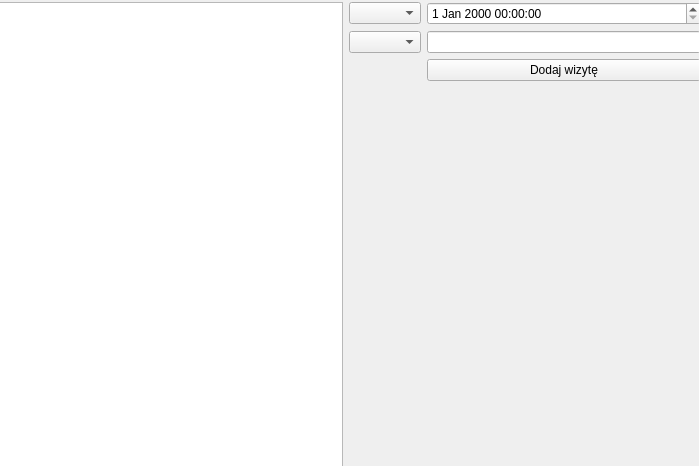
<?xml version="1.0" encoding="UTF-8"?>
<ui version="4.0">
 <class>Appointments</class>
 <widget class="QWidget" name="Appointments">
  <property name="geometry">
   <rect>
    <x>0</x>
    <y>0</y>
    <width>699</width>
    <height>466</height>
   </rect>
  </property>
  <property name="maximumSize">
   <size>
    <width>699</width>
    <height>16777215</height>
   </size>
  </property>
  <property name="windowTitle">
   <string>Appointments</string>
  </property>
  <widget class="QWidget" name="horizontalLayoutWidget">
   <property name="geometry">
    <rect>
     <x>-10</x>
     <y>2</y>
     <width>711</width>
     <height>471</height>
    </rect>
   </property>
   <layout class="QHBoxLayout" name="horizontalLayout">
    <property name="sizeConstraint">
     <enum>QLayout::SizeConstraint::SetDefaultConstraint</enum>
    </property>
    <item>
     <widget class="QTableWidget" name="tableWidget"/>
    </item>
    <item>
     <layout class="QFormLayout" name="formLayout">
      <property name="fieldGrowthPolicy">
       <enum>QFormLayout::FieldGrowthPolicy::AllNonFixedFieldsGrow</enum>
      </property>
      <property name="rowWrapPolicy">
       <enum>QFormLayout::RowWrapPolicy::WrapLongRows</enum>
      </property>
      <item row="0" column="0">
       <widget class="QComboBox" name="comboClient"/>
      </item>
      <item row="1" column="0">
       <widget class="QComboBox" name="comboService"/>
      </item>
      <item row="0" column="1">
       <widget class="QDateTimeEdit" name="dateTimeEdit"/>
      </item>
      <item row="1" column="1">
       <widget class="QLineEdit" name="lineEdit"/>
      </item>
      <item row="2" column="1">
       <widget class="QPushButton" name="btnAdd">
        <property name="text">
         <string>Dodaj wizytę</string>
        </property>
       </widget>
      </item>
     </layout>
    </item>
   </layout>
  </widget>
 </widget>
 <resources/>
 <connections/>
</ui>
